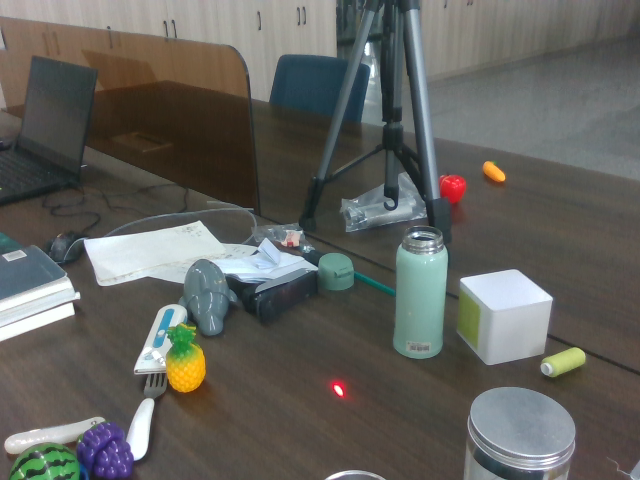
#> input picture scripts/Ablation_laser_experiment/template_laser_origin.png, 640 x 480 px
$ python cut_template.py
#> lines starting #> are read from the running program, lines starting #| are printed output that depends on the picture
# coding:utf-8
#
# cut_template.py
#
#  Created on: 2024/5/1
#      Author: Tex Yan Liu
#
# description: 裁减一个模板出来

import cv2

# 读取图片
image = cv2.imread('template_laser_origin.png')
#> image is the input picture: shape (480, 640, 3); mean B, G, R 93.4, 98, 97.8

# 指定裁剪区域，这里用矩形定义：(x, y, width, height)
x, y, w, h = 320, 373, 40, 30

# 裁剪图片
cropped_image = image[y:y + h, x:x + w]
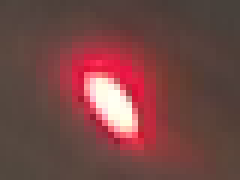
#> cropped_image: shape (30, 40, 3) (shown 6 times larger); mean B, G, R 68.7, 70.6, 116

# 显示裁剪后的图片
cv2.imshow('Cropped Image', cropped_image)
cv2.waitKey(0)

# 保存裁剪后的图片
cv2.imwrite('template_laser_cut.png', cropped_image)

# 关闭所有窗口
cv2.destroyAllWindows()
